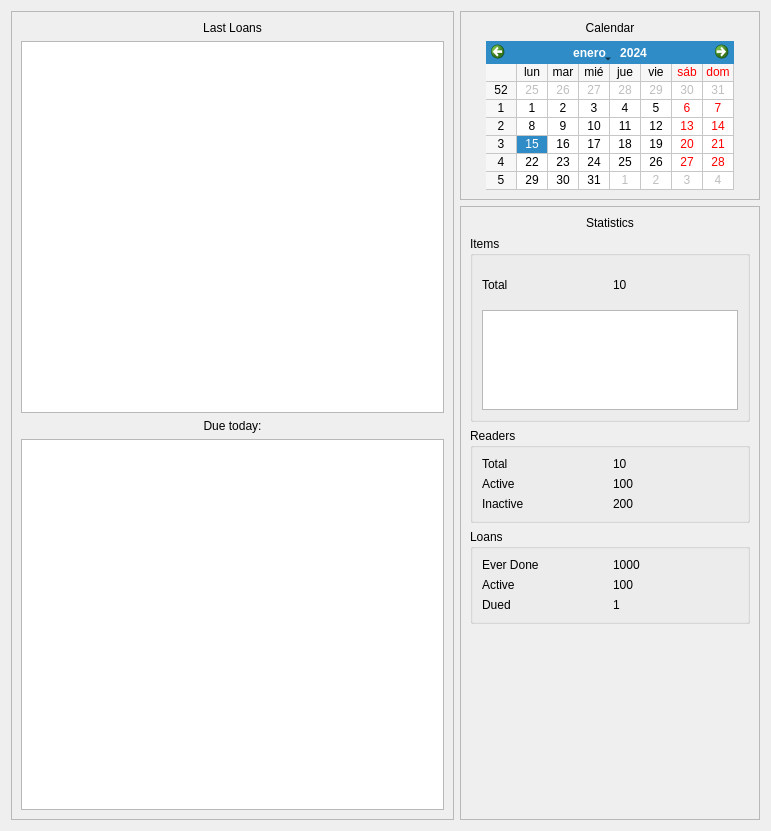
<?xml version="1.0" encoding="UTF-8"?>
<ui version="4.0">
 <class>MainPage</class>
 <widget class="QWidget" name="MainPage">
  <property name="geometry">
   <rect>
    <x>0</x>
    <y>0</y>
    <width>771</width>
    <height>831</height>
   </rect>
  </property>
  <property name="sizePolicy">
   <sizepolicy hsizetype="Preferred" vsizetype="Preferred">
    <horstretch>0</horstretch>
    <verstretch>0</verstretch>
   </sizepolicy>
  </property>
  <property name="windowTitle">
   <string>Form</string>
  </property>
  <layout class="QGridLayout" name="gridLayout_5" columnstretch="1,0">
   <item row="0" column="0" rowspan="2">
    <layout class="QVBoxLayout" name="verticalLayout_3">
     <item>
      <widget class="QFrame" name="frame">
       <property name="frameShape">
        <enum>QFrame::StyledPanel</enum>
       </property>
       <property name="frameShadow">
        <enum>QFrame::Raised</enum>
       </property>
       <layout class="QVBoxLayout" name="verticalLayout">
        <item>
         <widget class="QLabel" name="label_lastLoans">
          <property name="text">
           <string>Last Loans</string>
          </property>
          <property name="alignment">
           <set>Qt::AlignCenter</set>
          </property>
         </widget>
        </item>
        <item>
         <widget class="QTreeView" name="tree_lastLoans">
          <property name="editTriggers">
           <set>QAbstractItemView::NoEditTriggers</set>
          </property>
          <property name="expandsOnDoubleClick">
           <bool>false</bool>
          </property>
          <attribute name="headerCascadingSectionResizes">
           <bool>false</bool>
          </attribute>
         </widget>
        </item>
        <item>
         <widget class="QLabel" name="label_dueToday">
          <property name="text">
           <string>Due today:</string>
          </property>
          <property name="alignment">
           <set>Qt::AlignCenter</set>
          </property>
         </widget>
        </item>
        <item>
         <widget class="QTreeView" name="tree_dueToday">
          <property name="editTriggers">
           <set>QAbstractItemView::NoEditTriggers</set>
          </property>
          <property name="expandsOnDoubleClick">
           <bool>false</bool>
          </property>
         </widget>
        </item>
       </layout>
      </widget>
     </item>
    </layout>
   </item>
   <item row="0" column="1">
    <widget class="QFrame" name="frame_3">
     <property name="frameShape">
      <enum>QFrame::StyledPanel</enum>
     </property>
     <property name="frameShadow">
      <enum>QFrame::Raised</enum>
     </property>
     <layout class="QGridLayout" name="gridLayout">
      <item row="0" column="0">
       <layout class="QGridLayout" name="gridLayout_2">
        <item row="1" column="0">
         <widget class="QCalendarWidget" name="calendarToday">
          <property name="sizePolicy">
           <sizepolicy hsizetype="Fixed" vsizetype="Fixed">
            <horstretch>0</horstretch>
            <verstretch>0</verstretch>
           </sizepolicy>
          </property>
          <property name="locale">
           <locale language="Spanish" country="Chile"/>
          </property>
          <property name="minimumDate">
           <date>
            <year>2013</year>
            <month>8</month>
            <day>14</day>
           </date>
          </property>
          <property name="maximumDate">
           <date>
            <year>7918</year>
            <month>8</month>
            <day>14</day>
           </date>
          </property>
          <property name="firstDayOfWeek">
           <enum>Qt::Monday</enum>
          </property>
          <property name="gridVisible">
           <bool>true</bool>
          </property>
          <property name="selectionMode">
           <enum>QCalendarWidget::NoSelection</enum>
          </property>
          <property name="navigationBarVisible">
           <bool>true</bool>
          </property>
          <property name="dateEditEnabled">
           <bool>false</bool>
          </property>
         </widget>
        </item>
        <item row="0" column="0">
         <widget class="QLabel" name="label_3">
          <property name="text">
           <string>Calendar</string>
          </property>
          <property name="alignment">
           <set>Qt::AlignCenter</set>
          </property>
         </widget>
        </item>
       </layout>
      </item>
     </layout>
    </widget>
   </item>
   <item row="1" column="1">
    <widget class="QFrame" name="frame_4">
     <property name="frameShape">
      <enum>QFrame::StyledPanel</enum>
     </property>
     <property name="frameShadow">
      <enum>QFrame::Raised</enum>
     </property>
     <layout class="QVBoxLayout" name="verticalLayout_4">
      <item>
       <widget class="QLabel" name="TitleStatisticslabel">
        <property name="text">
         <string>Statistics</string>
        </property>
        <property name="alignment">
         <set>Qt::AlignCenter</set>
        </property>
       </widget>
      </item>
      <item>
       <widget class="QGroupBox" name="Items">
        <property name="title">
         <string>Items</string>
        </property>
        <layout class="QVBoxLayout" name="verticalLayout_7">
         <item>
          <layout class="QHBoxLayout" name="horizontalLayout">
           <item>
            <widget class="QLabel" name="label_itemsTotal">
             <property name="text">
              <string>Total</string>
             </property>
            </widget>
           </item>
           <item>
            <widget class="QLabel" name="value_itemsTotal">
             <property name="text">
              <string>10</string>
             </property>
            </widget>
           </item>
          </layout>
         </item>
         <item>
          <widget class="QTreeView" name="treeCategories">
           <property name="maximumSize">
            <size>
             <width>360</width>
             <height>100</height>
            </size>
           </property>
          </widget>
         </item>
        </layout>
       </widget>
      </item>
      <item>
       <widget class="QGroupBox" name="groupBoxReaders">
        <property name="title">
         <string>Readers</string>
        </property>
        <layout class="QVBoxLayout" name="verticalLayout_6">
         <item>
          <layout class="QHBoxLayout" name="horizontalLayout_4">
           <item>
            <widget class="QLabel" name="label_readersTotal">
             <property name="text">
              <string>Total</string>
             </property>
            </widget>
           </item>
           <item>
            <widget class="QLabel" name="value_readersTotal">
             <property name="text">
              <string>10</string>
             </property>
            </widget>
           </item>
          </layout>
         </item>
         <item>
          <layout class="QHBoxLayout" name="horizontalLayout_5">
           <item>
            <widget class="QLabel" name="label_readersActive">
             <property name="text">
              <string>Active</string>
             </property>
            </widget>
           </item>
           <item>
            <widget class="QLabel" name="value_readersActive">
             <property name="text">
              <string>100</string>
             </property>
            </widget>
           </item>
          </layout>
         </item>
         <item>
          <layout class="QHBoxLayout" name="horizontalLayout_6">
           <item>
            <widget class="QLabel" name="label_readersInactive">
             <property name="text">
              <string>Inactive</string>
             </property>
            </widget>
           </item>
           <item>
            <widget class="QLabel" name="value_readersInactive">
             <property name="text">
              <string>200</string>
             </property>
            </widget>
           </item>
          </layout>
         </item>
        </layout>
       </widget>
      </item>
      <item>
       <widget class="QGroupBox" name="groupBoxLoans">
        <property name="title">
         <string>Loans</string>
        </property>
        <layout class="QVBoxLayout" name="verticalLayout_5">
         <item>
          <layout class="QHBoxLayout" name="horizontalLayout_7">
           <item>
            <widget class="QLabel" name="label_loansEverDone">
             <property name="text">
              <string>Ever Done</string>
             </property>
            </widget>
           </item>
           <item>
            <widget class="QLabel" name="value_loansDone">
             <property name="text">
              <string>1000</string>
             </property>
            </widget>
           </item>
          </layout>
         </item>
         <item>
          <layout class="QHBoxLayout" name="horizontalLayout_8">
           <item>
            <widget class="QLabel" name="label_loansActive">
             <property name="text">
              <string>Active</string>
             </property>
            </widget>
           </item>
           <item>
            <widget class="QLabel" name="value_loansActive">
             <property name="text">
              <string>100</string>
             </property>
            </widget>
           </item>
          </layout>
         </item>
         <item>
          <layout class="QHBoxLayout" name="horizontalLayout_9">
           <item>
            <widget class="QLabel" name="label_loansDued">
             <property name="text">
              <string>Dued</string>
             </property>
            </widget>
           </item>
           <item>
            <widget class="QLabel" name="valuel_loansDued">
             <property name="text">
              <string>1</string>
             </property>
            </widget>
           </item>
          </layout>
         </item>
        </layout>
       </widget>
      </item>
      <item>
       <spacer name="verticalSpacer_2">
        <property name="orientation">
         <enum>Qt::Vertical</enum>
        </property>
        <property name="sizeHint" stdset="0">
         <size>
          <width>20</width>
          <height>40</height>
         </size>
        </property>
       </spacer>
      </item>
     </layout>
    </widget>
   </item>
  </layout>
  <zorder>frame_3</zorder>
  <zorder></zorder>
  <zorder>frame_4</zorder>
 </widget>
 <resources/>
 <connections/>
</ui>
